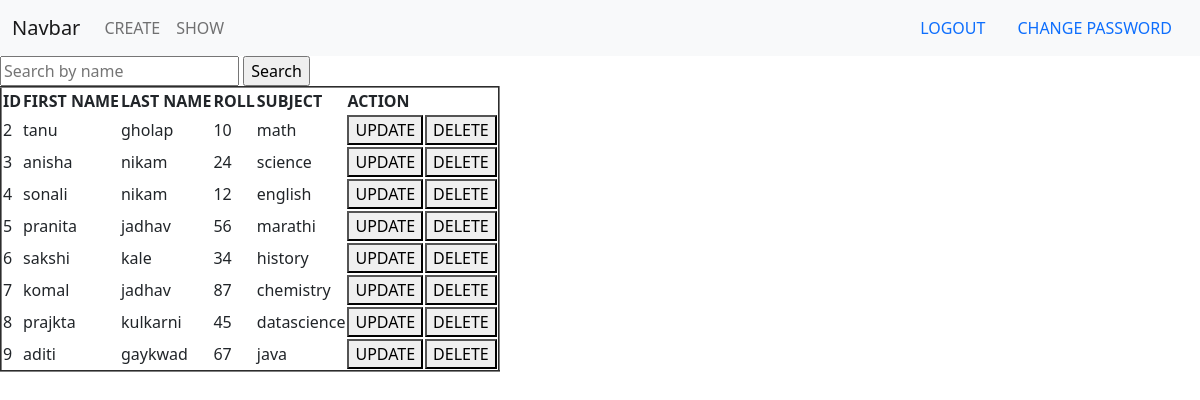
Page /show/ (signed in) on the committed database.
### app1/models.py (models this page shows)
class Create(models.Model):
    f_name = models.CharField(max_length=20)
    s_name = models.CharField(max_length=20)
    roll = models.IntegerField()
    subject = models.CharField(max_length=20)

### app1/views.py (the view)
# urls.py: path('show/', show_view, name='show_url'),
@login_required(login_url='login_url')
def show_view(request):
    objs = Create.objects.all()
    context = { }
    if request.GET.get('search'):
        objs = Create.objects.filter(f_name__icontains=request.GET.get('search'))
        context['objs'] = objs
    context['objs'] = objs
    return render(request, "app1/show.html", context)

### templates/app1/show.html (shortened to what this page needs)
{% extends 'base.html' %}
{% block content %}
<form>
    <input type="text" name="search" placeholder="Search by name">
    <input type="submit" value="Search">
</form>
    <table border="2px">
        <thead>
            <tr>
                <th>ID</th>
                <th>FIRST NAME</th>
                <th>LAST NAME</th>
                <th>ROLL</th>
                <th>SUBJECT</th>
                <th colspan="2">ACTION</th>
            </tr>
        </thead>
        <tbody>
            {% for i in objs %}
            <tr>
                <td>{{ i.id  }}</td>
                <td>{{ i.f_name  }}</td>
                <td>{{ i.s_name  }}</td>
                <td>{{ i.roll  }}</td>
                <td>{{ i.subject  }}</td>
                <td>
                    <a href="{% url 'update_url' i.id %}">
                        <button>UPDATE</button>
                    </a>
                </td>
                <td>
                    <a href="{% url 'delete_url' i.id %}">
                        <button>DELETE</button>
                    </a>
                </td>
            </tr>
            {% endfor %}
        </tbody>
    </table>
</body>
{% endblock %}

### templates/base.html (shortened to what this page needs)
<!DOCTYPE html>
<html lang="en">
<head>
    <link href="https://cdn.jsdelivr.net/npm/bootstrap@5.0.2/dist/css/bootstrap.min.css" rel="stylesheet">
</head>
<body>
<nav class="navbar navbar-expand-lg navbar-light bg-light">
  <div class="container-fluid">
    <a class="navbar-brand" href="#">Navbar</a>
    <div class="collapse navbar-collapse" id="navbarNavAltMarkup">
      <div class="navbar-nav">
        <a class="nav-link" href="{% url 'create_url' %}">CREATE</a>
        <a class="nav-link" href="{% url 'show_url' %}">SHOW</a>
      </div>
    </div>
      {% if user.is_authenticated %}
        <a class="nav-link" href="{% url 'logout_url' %}">LOGOUT</a>
        <a class="nav-link" href="{% url 'cpass_url' %}">CHANGE PASSWORD</a>
      {% else %}
        <a class="nav-link" href="{% url 'login_url' %}">LOGIN</a>
        <a class="nav-link" href="{% url 'signup_url' %}">SIGNUP</a>
      {% endif %}
  </div>
</nav>
{% block content %}
{% endblock %}
</body>
</html>

### rows in the picture
Create: id "2", f_name "tanu", s_name "gholap", roll "10", subject "math"
Create: id "3", f_name "anisha", s_name "nikam", roll "24", subject "science"
Create: id "4", f_name "sonali", s_name "nikam", roll "12", subject "english"
Create: id "5", f_name "pranita", s_name "jadhav", roll "56", subject "marathi"
Create: id "6", f_name "sakshi", s_name "kale", roll "34", subject "history"
Create: id "7", f_name "komal", s_name "jadhav", roll "87", subject "chemistry"
Create: id "8", f_name "prajkta", s_name "kulkarni", roll "45", subject "datascience"
Create: id "9", f_name "aditi", s_name "gaykwad", roll "67", subject "java"
